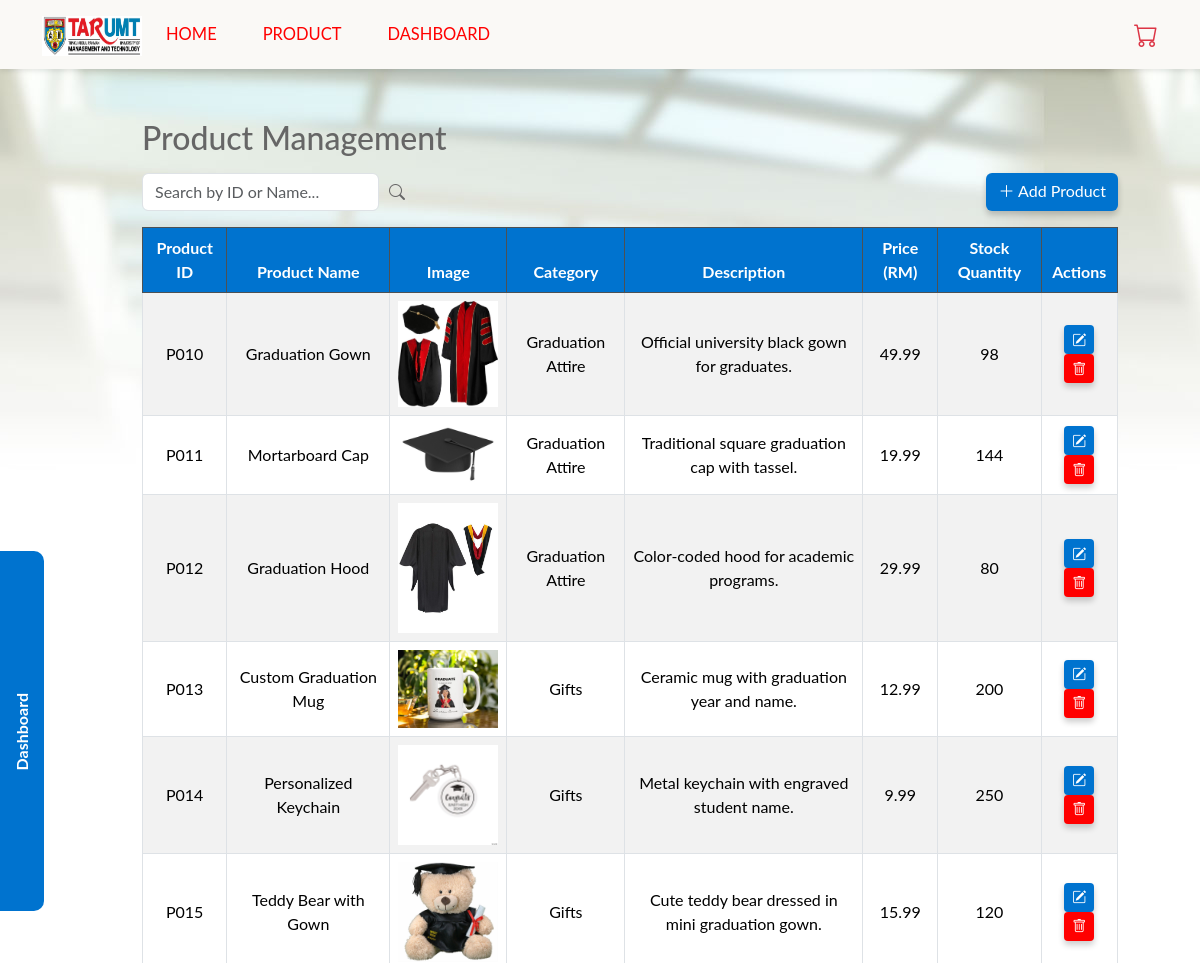
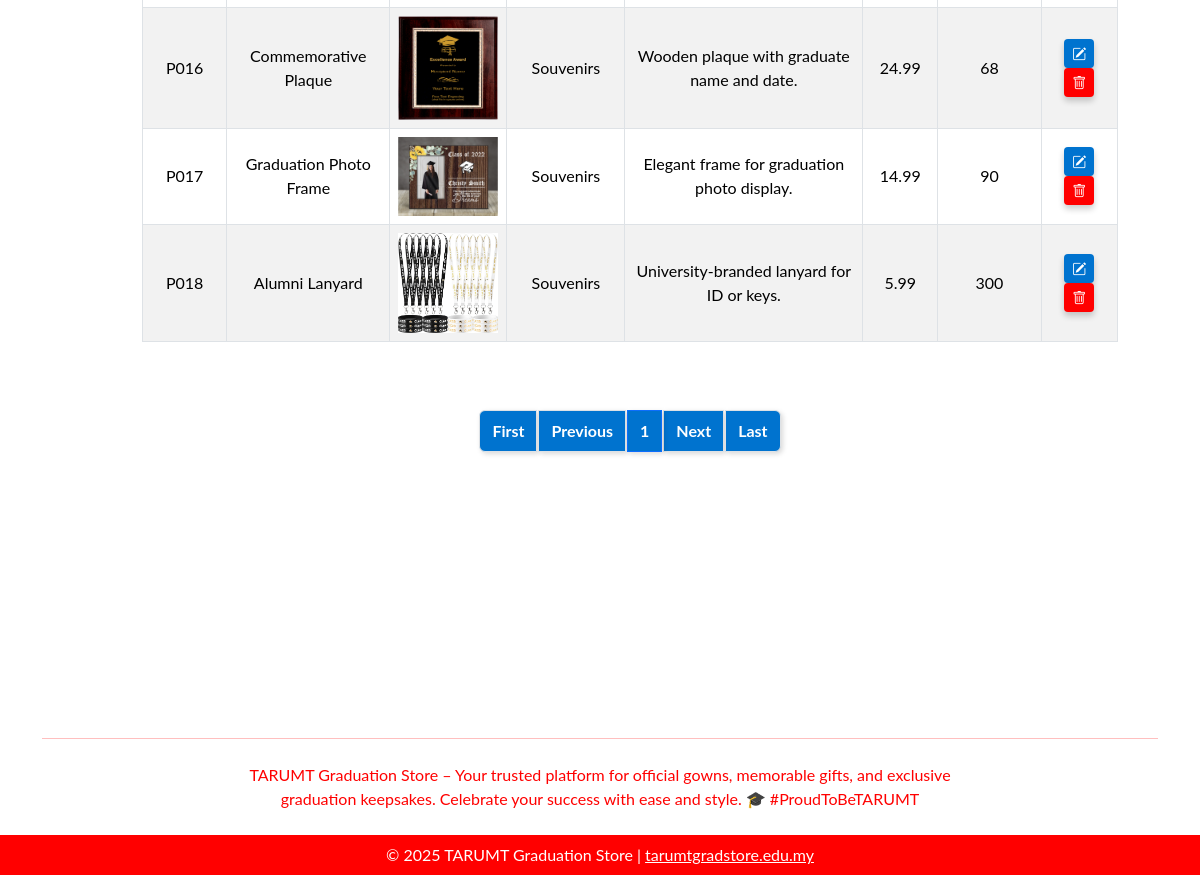
The app's page /PhpProject1/product-table.php with its own data (2 pictures, top to bottom).
### tables this page shows
CREATE TABLE `product` (
  `product_id` int(5) NOT NULL,
  `product_name` varchar(40) NOT NULL,
  `category` varchar(30) NOT NULL,
  `description` text NOT NULL,
  `price` decimal(10,2) NOT NULL,
  `stock_quantity` int(10) NOT NULL,
  `image_url` varchar(100) NOT NULL
);

### PhpProject1/product-table.php (the view, shortened to what this page needs)
<?php
include 'helper.php';
$productsPerPage = 10;
$page = isset($_GET['page']) ? (int)$_GET['page'] : 1;
$offset = ($page - 1) * $productsPerPage;
$searchTerm = isset($_GET['search']) ? $_GET['search'] : '';
$sql = "SELECT * FROM Product WHERE product_id LIKE ? OR product_name LIKE ? LIMIT ? OFFSET ?";
$stmt = $conn->prepare($sql);
$searchTermWildcard = "%" . $searchTerm . "%";
$stmt->bind_param("ssii", $searchTermWildcard, $searchTermWildcard, $productsPerPage, $offset);
$stmt->execute();
$result = $stmt->get_result();
$countSql = "SELECT COUNT(*) AS total FROM Product WHERE product_id LIKE ? OR product_name LIKE ?";
$countStmt = $conn->prepare($countSql);
$countStmt->bind_param("ss", $searchTermWildcard, $searchTermWildcard);
$countStmt->execute();
$countResult = $countStmt->get_result();
$countRow = $countResult->fetch_assoc();
$totalProducts = $countRow['total'];
$totalPages = ceil($totalProducts / $productsPerPage);
?>
<!DOCTYPE html>
<html>
    <head>
        <link rel="stylesheet" href="https://cdn.jsdelivr.net/npm/bootstrap@5.3.1/dist/css/bootstrap.min.css">
        <link rel="stylesheet" href="https://cdn.jsdelivr.net/npm/bootstrap-icons/font/bootstrap-icons.css">
        <link rel="stylesheet" href="https://cdnjs.cloudflare.com/ajax/libs/font-awesome/6.4.2/css/all.min.css">
        <link rel="stylesheet" href="css/default.css"/>
        <link rel="stylesheet" href="css/nav.css"/>
        <link rel="stylesheet" href="css/dashboard.css"/>
    </head>
    <body>
        <?php include 'nav.php'; ?>
        <div class="sidebar d-flex flex-column flex-shrink-0 text-white">
            <div class="dashboard-text">Dashboard</div>
        </div>
        <div class="container col-10 table-section">
            <h2 class="mb-3">Product Management</h2>
            <div class="d-flex justify-content-between mb-3">
                <div class="search-container">
                    <form method="GET" action="">
                        <input type="text" name="search" class="form-control search-input" placeholder="Search by ID or Name..." value="<?php echo htmlspecialchars($searchTerm); ?>">
                    </form>
                    <i class="bi bi-search search-icon" style="margin-left: 10px;"></i>
                </div>
                <a href="add-product-form.php" class="btn edit-btn">
                    <i class="bi bi-plus-lg"></i> Add Product
                </a>
            </div>
            <div class="table-responsive">
                <table class="table table-bordered table-striped text-center align-middle">
                    <thead class="table-dark">
                        <tr>
                            <th>Product ID</th>
                            <th>Product Name</th>
                            <th>Image</th>
                            <th>Category</th>
                            <th>Description</th>
                            <th>Price (RM)</th>
                            <th>Stock Quantity</th>
                            <th>Actions</th>
                        </tr>
                    </thead>
                    <tbody>
                        <?php
                        if ($result->num_rows > 0) {
                            while ($row = $result->fetch_assoc()) {
                                echo '<tr>';
                                echo '<td>P' . str_pad($row['product_id'], 3, '0', STR_PAD_LEFT) . '</td>';
                                echo '<td>' . htmlspecialchars($row['product_name']) . '</td>';
                                echo '<td><img src="img/product/' . htmlspecialchars($row['image_url']) . '" style="width: 100px; height: auto;"></td>';
                                echo '<td>' . htmlspecialchars($row['category']) . '</td>';
                                echo '<td>' . htmlspecialchars($row['description']) . '</td>';
                                echo '<td>' . number_format($row['price'], 2) . '</td>';
                                echo '<td>' . intval($row['stock_quantity']) . '</td>';
                                echo '<td>
                                        <a href="edit-product-form.php?id=' . urlencode($row['product_id']) . '" class="btn edit-btn btn-sm">
                                            <i class="bi bi-pencil-square"></i>
                                        </a>
                                        <a href="crud/delete_product.php?id=' . urlencode($row['product_id']) . '" class="btn delete-btn btn-sm"
                                           onclick="return confirm(\'Are you sure you want to delete this product?\')">
                                            <i class="bi bi-trash"></i>
                                        </a>
                                     </td>';
                                echo '</tr>';
                            }
                        } else {
                            echo '<tr><td colspan="8">No products found.</td></tr>';
                        }
                        ?>
                    </tbody>
                </table>
            </div>
            <div class="pagination-container d-flex justify-content-center">
                <nav>
                    <ul class="pagination">
                        <li class="page-item <?php echo ($page == 1) ? 'disabled' : ''; ?>">
                            <a class="page-link" href="?page=1&search=<?php echo urlencode($searchTerm); ?>">First</a>
                        </li>
                        <li class="page-item <?php echo ($page == 1) ? 'disabled' : ''; ?>">
                            <a class="page-link" href="?page=<?php echo $page - 1; ?>&search=<?php echo urlencode($searchTerm); ?>">Previous</a>
                        </li>
                        <?php
                        for ($i = 1; $i <= $totalPages; $i++) {
                            echo '<li class="page-item ' . ($i == $page ? 'active' : '') . '">
                                    <a class="page-link" href="?page=' . $i . '&search=' . urlencode($searchTerm) . '">' . $i . '</a>
                                  </li>';
                        }
                        ?>
                        <li class="page-item <?php echo ($page == $totalPages) ? 'disabled' : ''; ?>">
                            <a class="page-link" href="?page=<?php echo $page + 1; ?>&search=<?php echo urlencode($searchTerm); ?>">Next</a>
                        </li>
                        <li class="page-item <?php echo ($page == $totalPages) ? 'disabled' : ''; ?>">
                            <a class="page-link" href="?page=<?php echo $totalPages; ?>&search=<?php echo urlencode($searchTerm); ?>">Last</a>
                        </li>
                    </ul>
                </nav>
            </div>
        </div>
        <?php include 'footer.php'; ?>
    </body>
</html>

### PhpProject1/nav.php
<div class="navv">
    <nav class="navbar navbar-expand-lg">
        <div class="container-fluid container">
            <a class="navbar-brand" href="#">
                <img src="img/logo.jpg" alt="Logo" width="100" height="40" class="d-inline-block align-text-top">
            </a>
            <div class="collapse navbar-collapse" id="navbarNav">
                <ul class="navbar-nav me-auto">
                    <li class="nav-item"><a class="nav-link" id="homeLink" href="product.php">Home</a></li>
                    <li class="nav-item"><a class="nav-link" id="homeLink" href="product.php">Product</a></li>
                    <li class="nav-item"><a class="nav-link" id="homeLink" href="product-table.php">Dashboard</a></li>
                </ul>
            </div>
            <a href="cart.php" class="text-danger">
                <i class="bi bi-cart fs-4"></i>
            </a>
        </div>
    </nav>
</div>

### PhpProject1/footer.php
<footer class="text-center text-white">
    <div class="container">
        <section class="">
            <br>
        </section>
        <hr class="my-4" style="color: red" />
        <section class="mb-2" style="color: red;">
            <div class="row d-flex justify-content-center">
                <div class="col-lg-8">
                    <p>
                        TARUMT Graduation Store – Your trusted platform for official gowns, memorable gifts, and exclusive graduation keepsakes. Celebrate your success with ease and style. 🎓 #ProudToBeTARUMT
                    </p>
                </div>
            </div>
        </section>
    </div>
    <div class="text-center p-2" style="background-color: red">
        © 2025 TARUMT Graduation Store |
        <a class="text-white" href="#">tarumtgradstore.edu.my</a>
    </div>
</footer>

### PhpProject1/css/default.css (style rules this page uses)
body { font-family: "Lato", Helvetica, Arial, sans-serif; color: #666; background: url(../img/backgroud.jpg) repeat-x fixed; font-weight: 400; text-rendering: optimizeLegibility; }

### PhpProject1/css/nav.css (style rules this page uses)
.navv { position: sticky; top: -1px; z-index: 1000; background-color: #faf9f6; box-shadow: 0 2px 5px rgba(0, 0, 0, 0.1); }
.navbar-nav { margin-right: auto; font-size: 16.5px; text-transform: uppercase; }
.nav-item a { color: red; margin-right: 30px; text-decoration: none; position: relative; }
.navbar-nav .nav-item a { color: red; text-decoration: none; padding: 8px 15px; transition: color 0.3s ease-in-out; }
.btn { box-shadow: 0 4px 6px rgba(0, 0, 0, 0.2); transition: all 0.3s ease-in-out; }

### PhpProject1/css/dashboard.css (style rules this page uses)
.sidebar { height: 45vh; background-color: #0073cf; position: fixed; top: 30%; left: 0; transition: width 0.3s ease-in-out; overflow: hidden; justify-content: center; border-radius: 0 10px 10px 0; }
.dashboard-text { writing-mode: vertical-rl; transform: rotate(180deg); font-weight: bold; padding: 10px; white-space: nowrap; }
.table-section { margin-left: 130px; margin-bottom: 220px; padding-top: 50px; }
.search-container { display: flex; align-items: center; }
.search-container input { margin-right: 10px; }
.table img { max-width: 150px; }
.table-dark { --bs-table-bg: #0073cf; }
.btn { box-shadow: 0 4px 6px rgba(0, 0, 0, 0.2); transition: all 0.3s ease-in-out; }
.table-section .edit-btn { background-color: #0073cf !important; border: none !important; color: white; }
.table-section .delete-btn { background-color: red; border: none !important; color: white; }
.pagination-container { margin-top: 50px; }
.pagination .page-link { color: white; margin: 2px; transition: 0.3s ease; padding: 8px 12px; font-weight: bold; box-shadow: 2px 2px 5px rgba(0, 0, 0, 0.15); background-color: #0073cf; }

### records on screen
product: product_id "010", product_name "Graduation Gown", image_url (picture), category "Graduation Attire", description "Official university black gown for graduates.", price "49.99", stock_quantity "98"
product: product_id "011", product_name "Mortarboard Cap", image_url (picture), category "Graduation Attire", description "Traditional square graduation cap with tassel.", price "19.99", stock_quantity "144"
product: product_id "012", product_name "Graduation Hood", image_url (picture), category "Graduation Attire", description "Color-coded hood for academic programs.", price "29.99", stock_quantity "80"
product: product_id "013", product_name "Custom Graduation Mug", image_url (picture), category "Gifts", description "Ceramic mug with graduation year and name.", price "12.99", stock_quantity "200"
product: product_id "014", product_name "Personalized Keychain", image_url (picture), category "Gifts", description "Metal keychain with engraved student name.", price "9.99", stock_quantity "250"
product: product_id "015", product_name "Teddy Bear with Gown", image_url (picture), category "Gifts", description "Cute teddy bear dressed in mini graduation gown.", price "15.99", stock_quantity "120"
product: product_id "016", product_name "Commemorative Plaque", image_url (picture), category "Souvenirs", description "Wooden plaque with graduate name and date.", price "24.99", stock_quantity "68"
product: product_id "017", product_name "Graduation Photo Frame", image_url (picture), category "Souvenirs", description "Elegant frame for graduation photo display.", price "14.99", stock_quantity "90"
product: product_id "018", product_name "Alumni Lanyard", image_url (picture), category "Souvenirs", description "University-branded lanyard for ID or keys.", price "5.99", stock_quantity "300"
